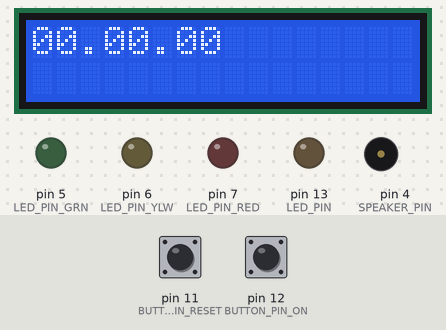
The sketch below on a simulated Arduino Uno, built with avr-gcc and run on an emulated ATmega328P. Shown: 16×2 character LCD, output pins drawn as LEDs (lit = HIGH), buzzer (waves = sounding). Inputs (shaded band) come from the test bench; at power-on: pin 12 (BUTTON_PIN_ON) HIGH, pin 11 (BUTTON_PIN_RESET) HIGH.

Above: at 1.2 s.
1.3 s: pin 12 (BUTTON_PIN_ON) pulled LOW for 0.15 s
At 1.7 s:
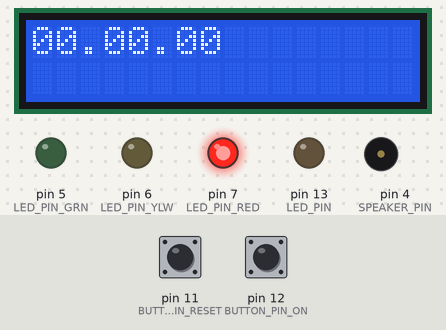
4.3 s: pin 11 (BUTTON_PIN_RESET) pulled LOW for 0.15 s
At 5.4 s:
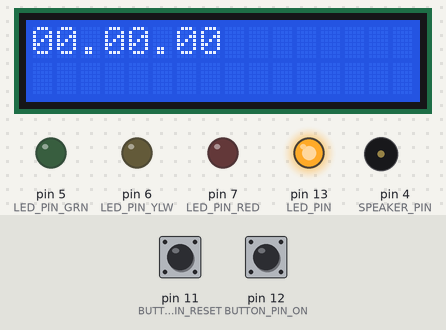
5.9 s: pin 12 (BUTTON_PIN_ON) pulled LOW for 1 s
At 6.3 s:
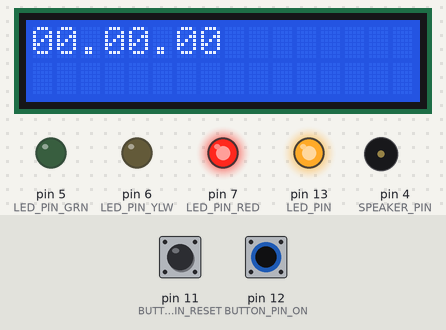
Timing chart, 0 to 9.5 s (numbered marks = the images above; inputs shaded):
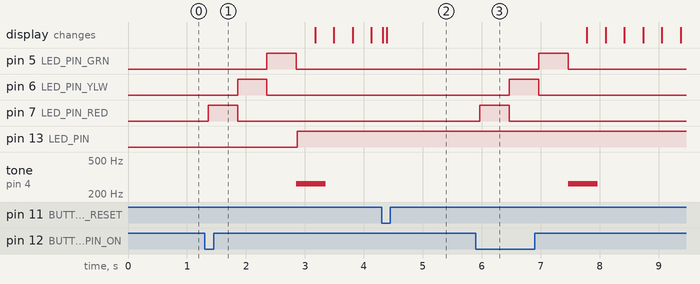

Measured:
- after the input at 1.3 s, pin 5 (LED_PIN_GRN): LOW → HIGH after 1.1 s, → LOW 0.50 s later; pin 6 (LED_PIN_YLW): LOW → HIGH after 0.56 s, → LOW 0.50 s later; pin 7 (LED_PIN_RED): LOW → HIGH after 0.06 s, → LOW 0.50 s later; pin 13 (LED_PIN): LOW → HIGH after 1.6 s; tone on pin 4 (SPEAKER_PIN): silent → 262 Hz after 1.6 s, → silent 0.50 s later
- after the input at 5.9 s, pin 5 (LED_PIN_GRN): LOW → HIGH after 1.1 s, → LOW 0.50 s later; pin 6 (LED_PIN_YLW): LOW → HIGH after 0.56 s, → LOW 0.50 s later; pin 7 (LED_PIN_RED): LOW → HIGH after 0.06 s, → LOW 0.50 s later; tone on pin 4 (SPEAKER_PIN): silent → 262 Hz after 1.6 s, → silent 0.50 s later

The sketch:

sketch.ino
```cpp
/*
  Stoppuhr für Reaktionsspiel

  Dieser Code verwendet:
    I2C-Display;
    3 LEDs;
    1 Lautsprecher;
    2 Tasten.

  Ein Beispiel für eine solche Verbindung ist hier zu sehen: https://wokwi.com/projects/428425594051544065

  Der Code verwendet eine Bibliothek für die Arbeit mit dem I2C-Display: https://github.com/fdebrabander/Arduino-LiquidCrystal-I2C-library

  Datum: 16.04.2025
  Von: Bandurovskiy Stanislav
*/

// Anschluss und Konfiguration der Bibliothek
#include <LiquidCrystal_I2C.h>
LiquidCrystal_I2C lcd(0x27, 16, 2);

#define LED_PIN 13
#define BUTTON_PIN_ON 12
#define BUTTON_PIN_RESET 11

#define LED_PIN_RED 7
#define LED_PIN_YLW 6
#define LED_PIN_GRN 5
#define SPEAKER_PIN 4

// Verwendete Variablen
int minutes_tens = 0;
int minutes_ones = 0;
int senonds_tens = 0;
int seconds_ones = 0;
int miliseconds_tens = 0;
int miliseconds_ones = 0;

bool timer_running = false;
bool last_button_state = HIGH;

void setup() {
  // Mit dem Display arbeiten und die aktuelle Uhrzeit anzeigen
  lcd.begin();
  lcd.backlight();
  lcd.setCursor(0, 0);
  lcd.print(String(minutes_tens) + String(minutes_ones) + "." + String(senonds_tens) + String(seconds_ones) + "." + String(miliseconds_tens) + String(miliseconds_ones));

  pinMode(LED_PIN, OUTPUT);
  pinMode(BUTTON_PIN_ON, INPUT_PULLUP);
  pinMode(BUTTON_PIN_RESET, INPUT_PULLUP);

  pinMode(LED_PIN_RED, OUTPUT);
  pinMode(LED_PIN_YLW, OUTPUT);
  pinMode(LED_PIN_GRN, OUTPUT);
  pinMode(SPEAKER_PIN, OUTPUT);
}

// Funktion zum Zählen der Zeit (Stoppuhr)
void timerStart() {
  delay(10);
  if(timer_running) {
    digitalWrite(LED_PIN, HIGH);
    miliseconds_ones++;
    if(miliseconds_ones == 10) {
      miliseconds_ones = 0;
      miliseconds_tens++;
    }
    if(miliseconds_tens == 10) {
      miliseconds_tens = 0;
      seconds_ones++;
    }
    if(seconds_ones == 10) {
      seconds_ones = 0;
      senonds_tens++;
    }
    if(senonds_tens == 6) {
      senonds_tens = 0;
      minutes_ones++;
    }
    if(minutes_ones == 10) {
      minutes_ones = 0;
      minutes_tens++;
    }
    if(minutes_tens == 10) {
      minutes_tens = 0;
    }
  }
  lcd.setCursor(0, 0);
  lcd.print(String(minutes_tens) + String(minutes_ones) + "." + String(senonds_tens) + String(seconds_ones) + "." + String(miliseconds_tens) + String(miliseconds_ones));
}

// Funktion zum Zurückstellen der Uhrzeit
void timerReset() {
  delay(50);
    timer_running = false;
    minutes_tens = 0;
    minutes_ones = 0;
    senonds_tens = 0;
    seconds_ones = 0;
    miliseconds_tens = 0;
    miliseconds_ones = 0;
}

// Funktion für das Warnzeichen
void timerAlert() {
  digitalWrite(LED_PIN_RED, HIGH);
  delay(500);
  digitalWrite(LED_PIN_RED, LOW);
  digitalWrite(LED_PIN_YLW, HIGH);
  delay(500);
  digitalWrite(LED_PIN_YLW, LOW);
  digitalWrite(LED_PIN_GRN, HIGH);
  delay(500);
  digitalWrite(LED_PIN_GRN, LOW);
  tone(SPEAKER_PIN, 262, 500);
}

void loop() {
  int button_state_on = digitalRead(BUTTON_PIN_ON);
  if (button_state_on == LOW && !timer_running && last_button_state == HIGH) { // Wenn Taste 1 gedrückt wird
    delay(50);
    timer_running = true;
    timerAlert();
  } else if (button_state_on == LOW && timer_running && last_button_state == HIGH) {
    delay(50);
    timer_running = false;
  }

  int button_state_reset = digitalRead(BUTTON_PIN_RESET);
  if (button_state_reset == LOW && last_button_state == HIGH) { // Wenn Taste 2 gedrückt wird
    timerReset();
  }

  last_button_state = button_state_on;
  timerStart();

  /*
    Die Variablen delay und last_button_state werden zusätzlich im Code verwendet

    Damit sollen Fehlbedienungen vermieden werden.
  */
}
```
